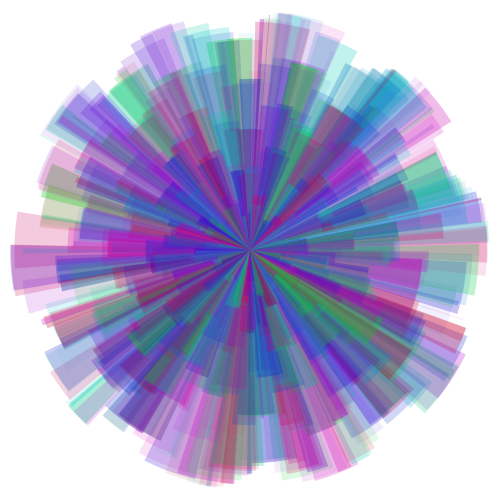
Frame 1 (no input)
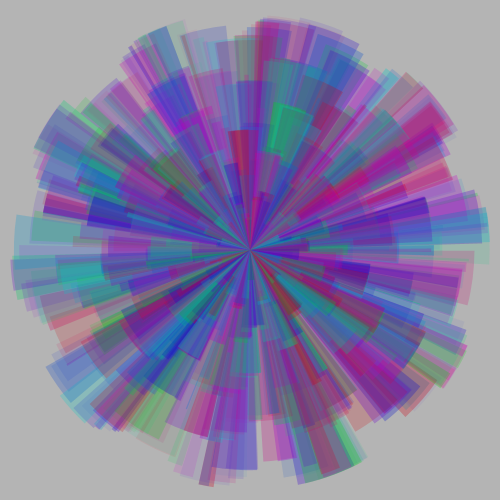
Frame 2 (the mouse pressed at the canvas centre, redrawn once)

The Processing sketch that drew these frames (run headless with seeded random() and noise(); the mouse was pressed at the canvas centre and the sketch redrawn once):

// Processing sketch: P5_211_Arcs_Base_02
// ── P5_211_Arcs_Base_02.pde
/*
//arc
void setup() {
  size(500, 500);
  smooth();
}
 
void draw() {
  background(255);
  noStroke();
  colorMode(HSB, 360, 100, 100, 100);
  // fill(random(100,360),100,80,50);
  arcer(width / 2, height / 2, 400);
  noLoop();
}
 
void arcer( float x, float y, float radius) {
  for (int i = 0; i < 100;i++) {
    float beginAngle = random(TWO_PI);
    float endAngle = beginAngle + radians(15);
    float alpha = random(5, 40);
    arc(x, y, radius, radius, beginAngle, endAngle);
    fill(random(100, 260), 100, 80, alpha);
  }
}
 
 
//arc more parameters
void setup() {
  size (500, 500);
  smooth();
  colorMode(HSB, 360, 100, 100, 100);
}
 
void draw() {
  background(0);
  stroke(255);
  arcer(width / 2, height / 2, 300, 200, radians(random(40)), 100);
  noLoop();
}
 
void arcer(float x, float y, float radius, float radiusVariation, float maxAngle, int numAngles
) {
  for (int i = 0; i < numAngles;i++) {
    float beginAngle = random(TWO_PI);
    float endAngle = beginAngle + random(maxAngle);
    float arcRadius = radius + random(-radiusVariation, radiusVariation);
    float alpha = random(5, 40);
    arc(x, y, arcRadius, arcRadius, beginAngle, endAngle);
    fill(random(200, 360), 100, 80, alpha);
  }
}
 
*/
 
//arc modulation sinus
void setup() {
  size(500, 500);
  smooth();
}
 
void draw() {
  background(255);
  noStroke();
  colorMode(HSB, 360, 100, 100, 100);
  for (int i = 5; i > 0; i--) {
    float radius = i * 90;
    arcer(width / 2, height / 2, radius, 30, radians(15), 200);
  }
  noLoop();
}
 
void arcer( float x, float y, float radius, float radiusVariation, float maxAngle, int numAngles) {
  float phase = PI;
  for (int i = 0; i < numAngles;i++) {
    float beginAngle = random(TWO_PI);
    float endAngle = beginAngle + random(maxAngle);
 
    float sinVal = sin(beginAngle * 10 + phase);
    float arcRadius = radius + sinVal * radiusVariation;
    float alpha = random(5, 30);
 
    arc(x, y, arcRadius, arcRadius, beginAngle, endAngle);
    fill(random(120, 360), 100, 80, alpha);
  }
}
